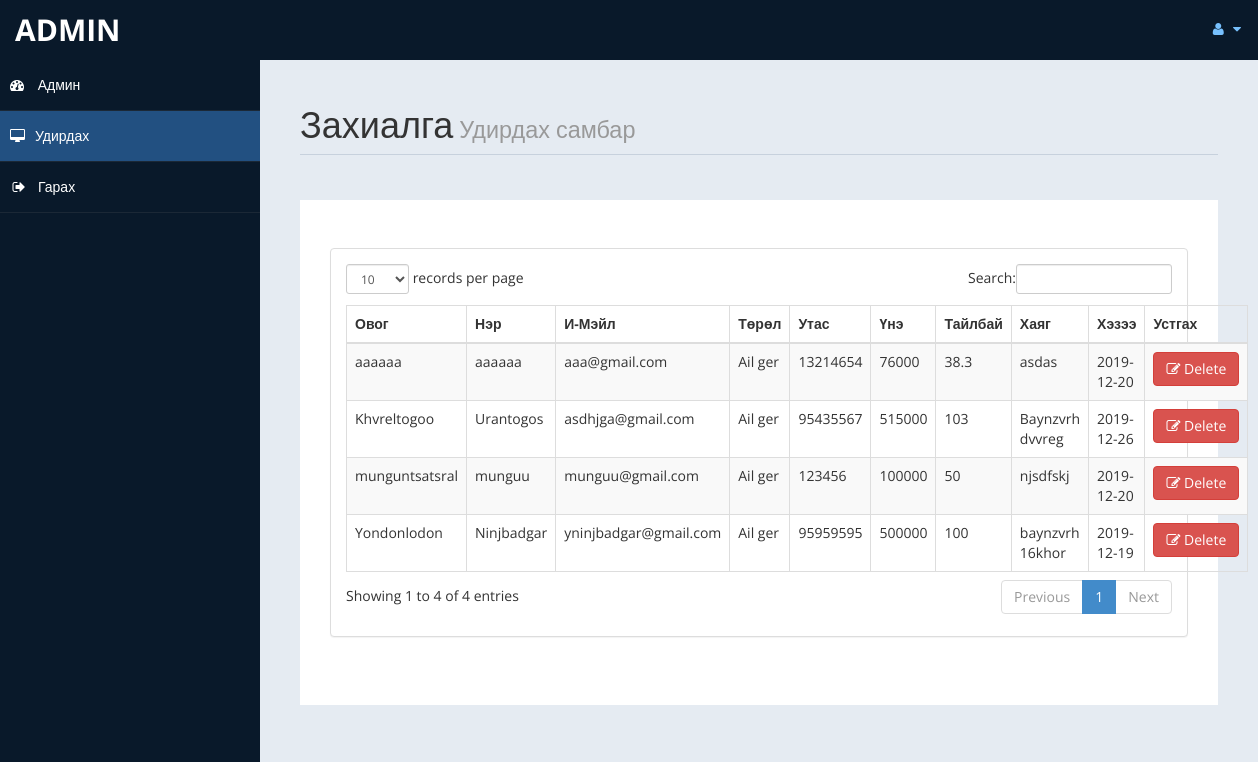
Screenshot of /admin/messages.php (signed in) with the database file from the repository.
### tables this page shows
CREATE TABLE `reservation` (
  `id` int(10) UNSIGNED NOT NULL,
  `FName` text,
  `LName` text,
  `Email` varchar(50) DEFAULT NULL,
  `Type` varchar(30) DEFAULT NULL,
  `Phone` text,
  `Price` varchar(20) DEFAULT NULL,
  `talbai` varchar(10) DEFAULT NULL,
  `address` varchar(15) DEFAULT NULL,
  `day` date DEFAULT NULL
);

### admin/messages.php (the view, shortened to what this page needs)
<!DOCTYPE html>
<html xmlns="http://www.w3.org/1999/xhtml">
<head>
    <link href="assets/css/bootstrap.css" rel="stylesheet" />
    <link href="assets/css/font-awesome.css" rel="stylesheet" />
    <link href="assets/css/custom-styles.css" rel="stylesheet" />
    <link href="assets/js/dataTables/dataTables.bootstrap.css" rel="stylesheet" />
</head>
<body>
    <div id="wrapper">
        <nav class="navbar navbar-default top-navbar" role="navigation">
            <div class="navbar-header">
                <a class="navbar-brand" href="home.php"><?php echo $_SESSION["user"]; ?> </a>
            </div>
            <ul class="nav navbar-top-links navbar-right">
                <li class="dropdown">
                    <a class="dropdown-toggle" data-toggle="dropdown" href="#" aria-expanded="false">
                        <i class="fa fa-user fa-fw"></i> <i class="fa fa-caret-down"></i>
                    </a>
                </li>
            </ul>
        </nav>
        <nav class="navbar-default navbar-side" role="navigation">
            <div class="sidebar-collapse">
                <ul class="nav" id="main-menu">
                    <li>
                        <a href="home.php"><i class="fa fa-dashboard"></i> Админ</a>
                    </li>
                    <li>
                        <a class="active-menu" href="messages.php"><i class="fa fa-desktop"></i>Удирдах</a>
                    </li>
                    <li>
                        <a href="logout.php" ><i class="fa fa-sign-out fa-fw"></i>Гарах</a>
                    </li>
            </div>
        </nav>
        <div id="page-wrapper" >
            <div id="page-inner">
			 <div class="row">
                    <div class="col-md-12">
                        <h1 class="page-header">
                           Захиалга<small> Удирдах самбар</small>
                        </h1>
                    </div>
                </div>
				 <?php
				include('db.php');
			   ?>
				 <div class="row">
                <div class="col-md-12">
                    <div class="jumbotron">
               <?php
				$sql = "SELECT * FROM `reservation`";
				$re = mysqli_query($con,$sql);
			   ?>
            <div class="row">
                <div class="col-md-12">
                    <div class="panel panel-default">
                        <div class="panel-body">
                            <div class="table-responsive">
                                <table class="table table-striped table-bordered table-hover" id="dataTables-example">
                                    <thead>
                                        <tr>
                                            <th>Овог</th>
											<th>Нэр</th>
                                            <th>И-Мэйл</th>
											<th>Төрөл</th>
											<th>Утас</th>
											<th>Үнэ</th>
											<th>Тайлбай</th>
											<th>Хаяг</th>
											<th>Хэзээ</th>
											<th>Устгах</th>
                                        </tr>
                                    </thead>
                                    <tbody>
									<?php
										while($row = mysqli_fetch_array($re))
										{
											$id = $row['id'];
											if($id % 2 ==1 )
											{
												echo"<tr class='gradeC'>
													<td>".$row['FName']."</td>
													<td>".$row['LName']."</td>
													<td>".$row['Email']."</td>
													<td>".$row['Type']."</td>
													<td>".$row['Phone']."</td>
													<td>".$row['Price']."</td>
													<td>".$row['talbai']."</td>
													<td>".$row['address']."</td>
													<td>".$row['day']."</td>
													<td><a href=newsletterdel.php?eid=".$id ." <button class='btn btn-danger'> <i class='fa fa-edit' ></i> Delete</button></td>
												</tr>";
											}
											else
											{
												echo"<tr class='gradeU'>
													<td>".$row['FName']."</td>
													<td>".$row['LName']."</td>
													<td>".$row['Email']."</td>
													<td>".$row['Type']."</td>
													<td>".$row['Phone']."</td>
													<td>".$row['Price']."</td>
													<td>".$row['talbai']."</td>
													<td>".$row['address']."</td>
													<td>".$row['day']."</td>
													<td><a href=newsletterdel.php?eid=".$id ." <button class='btn btn-danger'> <i class='fa fa-edit' ></i> Delete </button></td>
												</tr>";
											}
										}
									?>
                                    </tbody>
                                </table>
                            </div>
                        </div>
                    </div>
                </div>
            </div>
                </div>
            </div>
    </div>
            </div>
</body>
</html>

### admin/assets/css/custom-styles.css (style rules this page uses)
body { font-family: 'Open Sans', sans-serif; }
#wrapper { width: 100%; background:#09192A; }
#page-wrapper { padding: 15px 15px; min-height: 600px; background:#E5EBF2; }
#page-inner { width:100%; margin:10px 20px 10px 0px; background-color:transparent; padding:10px; min-height:1200px; }
h1, .h1, h2, .h2, h3, .h3 { margin-top: 7px; margin-bottom: -5px; }
.page-header { padding-bottom: 9px; margin: 10px 0 45px; border-bottom: 1px solid #C7D1DD; }
.jumbotron, .well { background:#fff; }
.top-navbar { margin:0px; }
.top-navbar .navbar-brand { color: #fff; width: 260px; text-align: left; height: 60px; font-size: 30px; font-weight: 700; text-transform: uppercase; line-height: 30px; }
.top-navbar .nav > li { position: relative; display: inline-block; }
.top-navbar .nav > li > a { position: relative; display: block; padding: 19px 15px; color: #77C0FD; }
.active-menu { background-color:#225081!important; }
.sidebar-collapse , .sidebar-collapse .nav { background:none; }
.sidebar-collapse .nav { padding:0; }
.sidebar-collapse .nav > li > a { color:#fff; background:transparent; text-shadow:none; }
.sidebar-collapse > .nav > li > a { padding:15px 10px; }
.sidebar-collapse > .nav > li { border-bottom: 1px solid rgba(107, 108, 109, 0.19); }
.navbar-side { border:none; background-color: transparent; }
.top-navbar { background:#09192A; border-bottom:none; }
.top-navbar .nav > li > a > i { margin-right: 2px; }
.navbar-default { border:0px solid black; }
.navbar-header { background: #09192A; }
.nav > li > a > i { margin-right:10px; }
@media (min-width:768px) { #page-wrapper { margin: 0 0 0 260px; padding: 15px 30px; min-height: 1200px; } }
@media (min-width:768px) { .navbar-side { z-index: 1; position: absolute; width: 260px; } }
@media (min-width:768px) { .navbar { border-radius: 0px; } }

### rows the page displays
reservation: FName "Khvreltogoo", LName "Urantogos", Email "asdhjga@gmail.com", Type "Ail ger", Phone "95435567", Price "515000", talbai "103", address "Baynzvrh dvvreg", day "2019-12-26"
reservation: FName "Yondonlodon", LName "Ninjbadgar", Email "yninjbadgar@gmail.com", Type "Ail ger", Phone "95959595", Price "500000", talbai "100", address "baynzvrh 16khor", day "2019-12-19"
reservation: FName "munguntsatsral", LName "munguu", Email "munguu@gmail.com", Type "Ail ger", Phone "123456", Price "100000", talbai "50", address "njsdfskj", day "2019-12-20"
reservation: FName "aaaaaa", LName "aaaaaa", Email "aaa@gmail.com", Type "Ail ger", Phone "13214654", Price "76000", talbai "38.3", address "asdas", day "2019-12-20"

### other values shown
$_SESSION["user"] "ADMIN"
